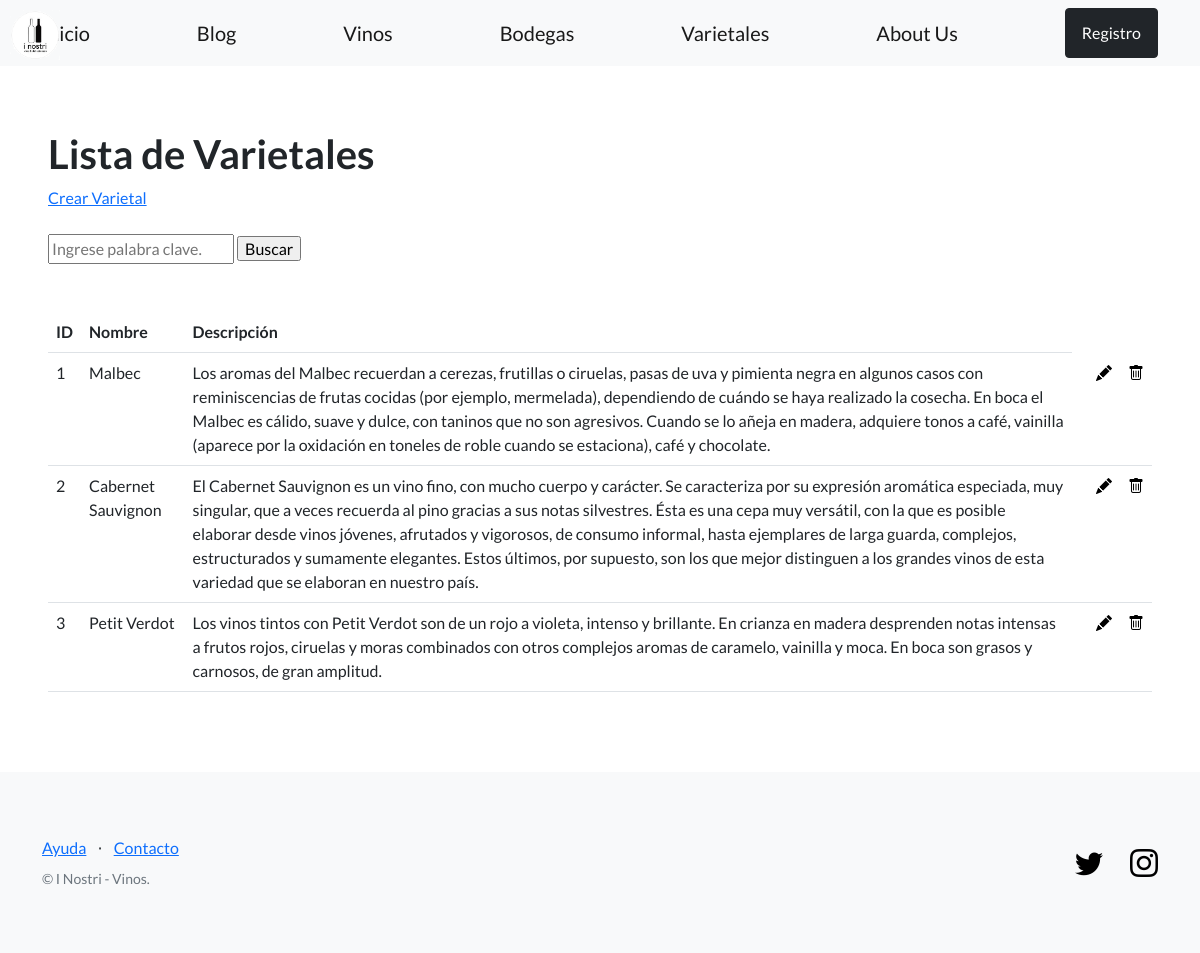
Before: /inostri/varietales/ with the older database file.
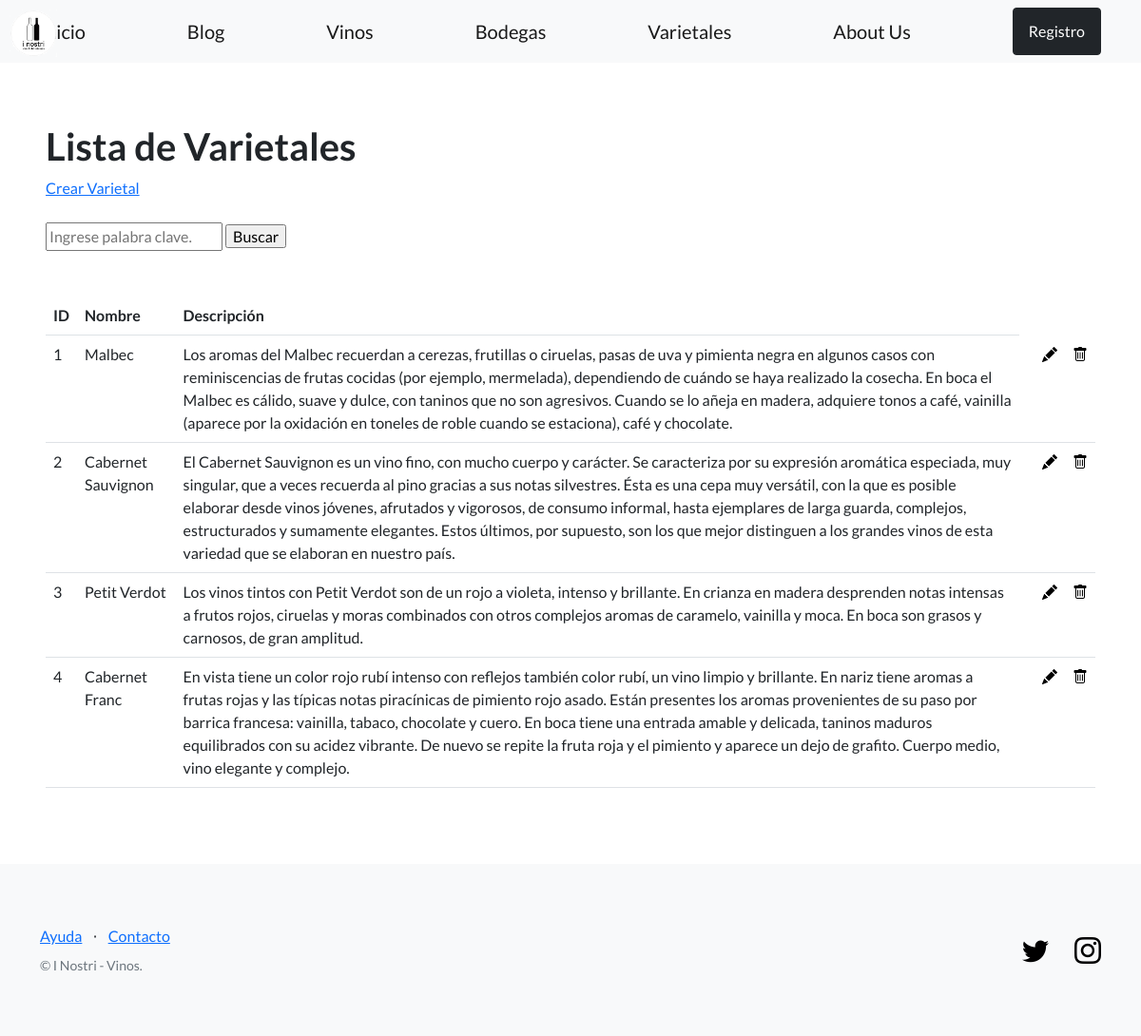
After: the same page with the newer database file.
### app_inostri/models.py (models this page shows, shortened)
class Varietal(models.Model):
    nombre = models.CharField(max_length=64)
    descripcion = models.TextField(blank=True)

### app_inostri/views.py (the view)
# urls.py: path('varietales/', VarietalListView.as_view(), name='lista_varietales'),
class VarietalListView(ListView):
    model = Varietal
    template_name = 'app_inostri/lista_varietales.html'

### app_inostri/templates/app_inostri/lista_varietales.html (shortened to what this page needs)
{% extends "app_inostri/base.html" %}
{% block contenido %}
<section>
  <div>
    <h1>Lista de Varietales</h1>
    <a href="{% url 'crear_varietal' %}">Crear Varietal</a>
    <br>
    <br>
      <form action="{% url 'buscar_varietal' %}" method="GET">
      <input name="q" type="text" placeholder="Ingrese palabra clave.">
      <input type="submit" value="Buscar">
    </form>
    <br>
    <br>
    <table class="table">
      <tbody>
        <tr>
          <th>ID</th>
          <th>Nombre</th>
          <th>Descripción</th>
        </tr>
        {% for varietal in object_list %}
        <tr>
          <td>{{ varietal.id }}</td>
          <td>{{ varietal.nombre }}</td>
          <td>{{ varietal.descripcion }}</td>
          <td>
            </td>
            <td>
              <a href="{% url 'editar_varietal' varietal.id %}">
                <span class='bi bi-pencil-fill' style="color: black;"></span>
              </a>
            </td>
            <td>
              <a href="{% url 'eliminar_varietal' varietal.id %}">
                <i class="bi bi-trash" style="color: black;"></i>
            </a>
          </td>
        </tr>
        {% endfor %}
      </tbody>
    </table>
  </div>
 </section>
 {% endblock contenido %}

Changed rows visible on the page:
added Varietal: id "4", nombre "Cabernet Franc", descripcion "En vista tiene un color rojo rubí intenso con reflejos también color rubí, un vino limpio y brillante. En nariz tiene aromas a frutas rojas y las típicas notas piracínicas de pimiento rojo asado. Están presentes los aromas provenientes de su paso por barrica francesa: vainilla, tabaco, chocolate y cuero. En boca tiene una entrada amable y delicada, taninos maduros equilibrados con su acidez vibrante. De nuevo se repite la fruta roja y el pimiento y aparece un dejo de grafito. Cuerpo medio, vino elegante y complejo."
